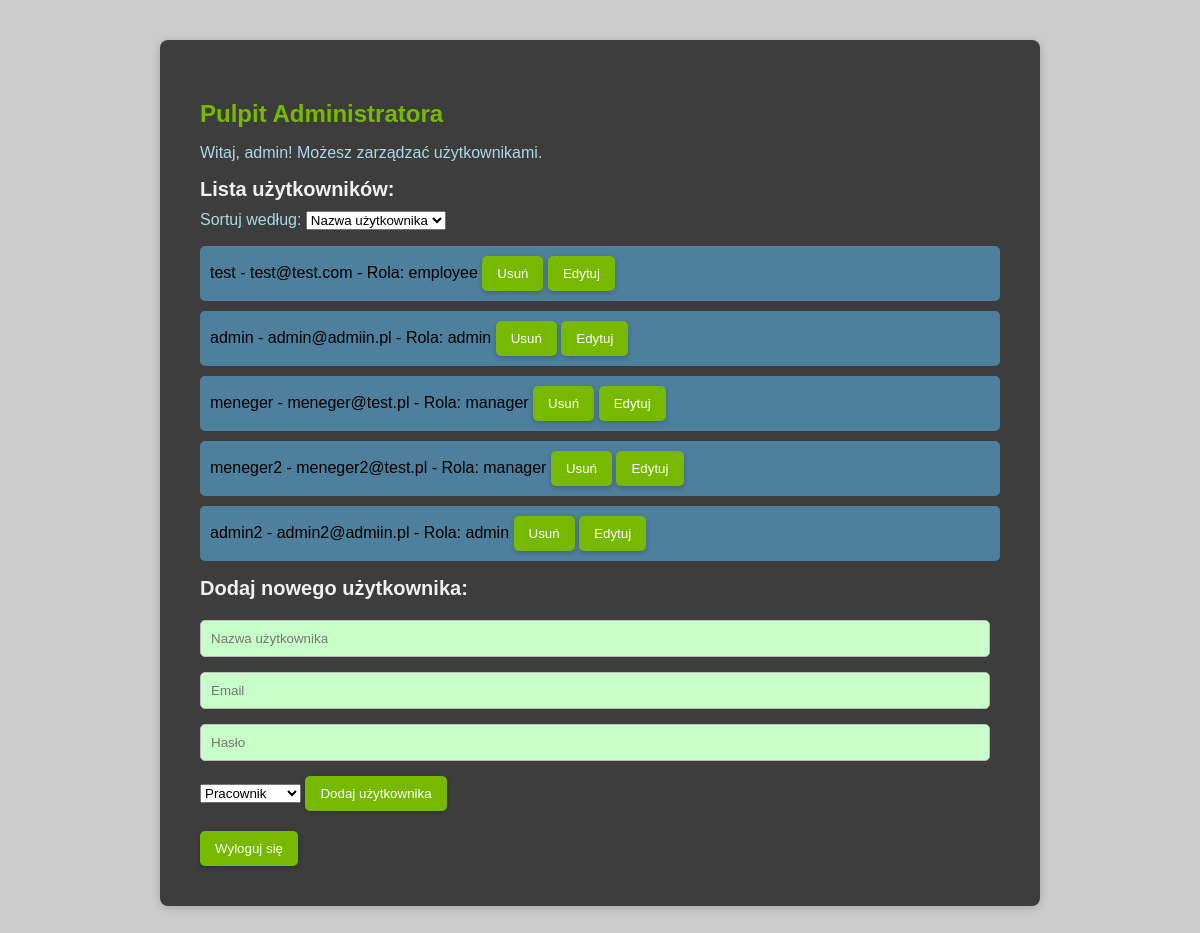
/admin_dashboard.php (signed in), run on the app's committed database.
### tables this page shows
CREATE TABLE `users` (
  `id` int(11) NOT NULL,
  `username` varchar(50) NOT NULL,
  `email` varchar(100) NOT NULL,
  `password` varchar(255) NOT NULL,
  `role` enum('admin','manager','employee') DEFAULT 'employee',
  `created_at` timestamp NOT NULL DEFAULT current_timestamp(),
  `profile_picture` varchar(255) DEFAULT NULL
);

### adminphp.php (called while the page is built, shortened)
<?php
$query = $connection->prepare("SELECT username FROM users WHERE id = ?");
$query->bind_param("i", $_SESSION['user_id']);
$query->execute();
$currentUser = $query->get_result()->fetch_assoc();
$users = $connection->query("SELECT * FROM users")->fetch_all(MYSQLI_ASSOC);
?>

### admin_dashboard.php (the view, shortened to what this page needs)
<?php
require 'db_connection.php';
require 'adminphp.php'
?>
<!DOCTYPE html>
<html lang="pl">
<head>
    <link rel="stylesheet" href="styles.css">
</head>
<body>
    <div class="container">
        <h2>Pulpit Administratora</h2>
        <p>Witaj, <?= htmlspecialchars($currentUser['username']) ?>! Możesz zarządzać użytkownikami.</p>
        <h3>Lista użytkowników:</h3>
        <label for="sortSelect">Sortuj według:</label>
        <select id="sortSelect">
            <option value="username">Nazwa użytkownika</option>
        </select>
        <ul id="userList">
            <?php if ($users): ?>
                <?php foreach ($users as $user): ?>
                    <li data-username="<?= htmlspecialchars($user['username']) ?>"
                        data-email="<?= htmlspecialchars($user['email']) ?>"
                        data-role="<?= htmlspecialchars($user['role']) ?>">
                        <?= htmlspecialchars($user['username']) ?> - <?= htmlspecialchars($user['email']) ?> - Rola: <?= htmlspecialchars($user['role']) ?>
                        <form action="admin_dashboard.php" method="POST" style="display:inline;">
                            <button type="submit" onclick="return confirm('Czy na pewno chcesz usunąć tego użytkownika?');">Usuń</button>
                        </form>
                        <form action="admin_dashboard.php" method="POST" style="display:inline;">
                            <button type="submit">Edytuj</button>
                        </form>
                    </li>
                <?php endforeach; ?>
            <?php else: ?>
                <li>Brak użytkowników w systemie.</li>
            <?php endif; ?>
        </ul>
        <h3>Dodaj nowego użytkownika:</h3>
        <form action="admin_dashboard.php" method="POST">
            <input type="text" name="username" placeholder="Nazwa użytkownika" required>
            <input type="email" name="email" placeholder="Email" required>
            <input type="password" name="password" placeholder="Hasło" required>
            <select name="role" required>
                <option value="employee">Pracownik</option>
            </select>
            <button type="submit">Dodaj użytkownika</button>
        </form>
        <form action="admin_dashboard.php" method="POST" style="margin-top: 20px;">
            <button type="submit" name="logout">Wyloguj się</button>
        </form>
    </div>
</body>
</html>

### styles.css (style rules this page uses)
body { font-family: 'Arial', sans-serif; background-image: url("https://wallpapersmug.com/download/1440x900/830a7c/minimalism-airplane-over-mountains.jpg"); background-color: #cccccc; background-position: center; background-repeat: no-repeat; background-size: cover; height: 1200px; }
.container { max-width: 800px; margin: 40px auto; padding: 40px; background: #3d3d3d; border-radius: 8px; box-shadow: 0 2px 10px rgba(0, 0, 0, 0.2); }
h2 { color: #76b900; margin-bottom: 10px; font-size: 24px; }
h3 { color: #f0f0f0; margin: 10px 0; font-size: 20px; }
ul { list-style-type: none; padding: 0; }
li { padding: 10px; margin-bottom: 10px; background: #4e7f9d; border-radius: 5px; transition: background 0.3s; }
button { background: #76b900; color: white; border: none; border-radius: 5px; padding: 10px 15px; cursor: pointer; transition: background 0.3s, transform 0.2s; box-shadow: 0 2px 5px rgba(0, 0, 0, 0.2); }
form { margin-top: 20px; }
input[type="text"], input[type="email"], input[type="password"], textarea { width: 96%; padding: 10px; border: 1px solid #bbb; border-radius: 5px; margin-bottom: 15px; background-color: rgb(200, 255, 200); }
p { color: lightblue; }
label { color: lightblue; }

### data on the page
users: username "admin", email "admin@admiin.pl", role "admin"
users: username "test", email "test@test.com", role "employee"
users: username "meneger", email "meneger@test.pl", role "manager"
users: username "meneger2", email "meneger2@test.pl", role "manager"
users: username "admin2", email "admin2@admiin.pl", role "admin"
